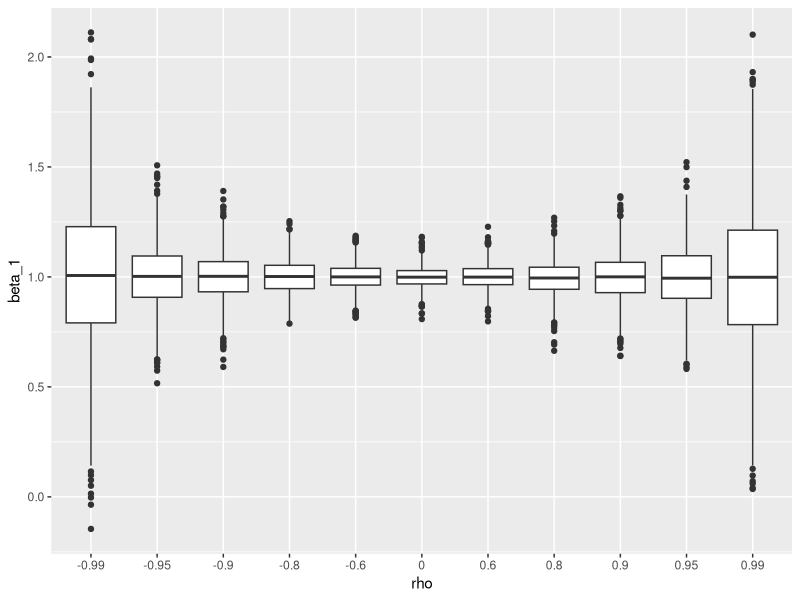
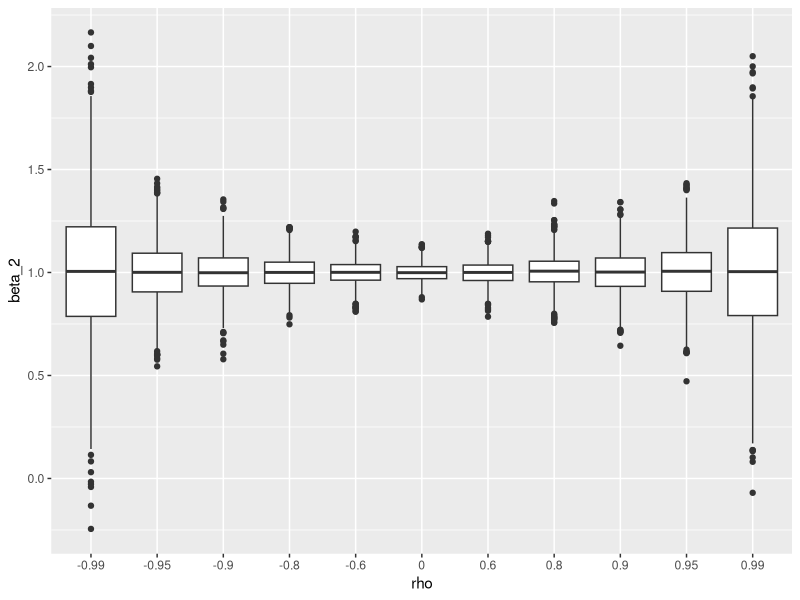
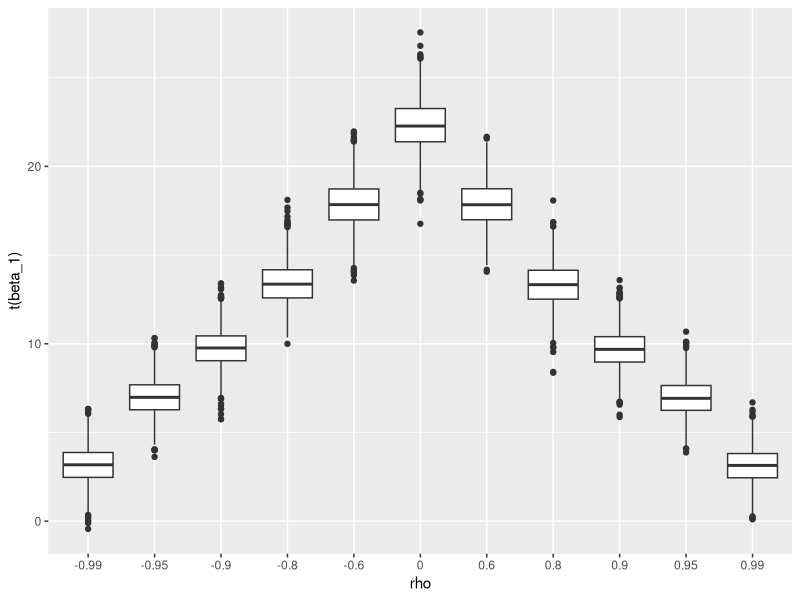
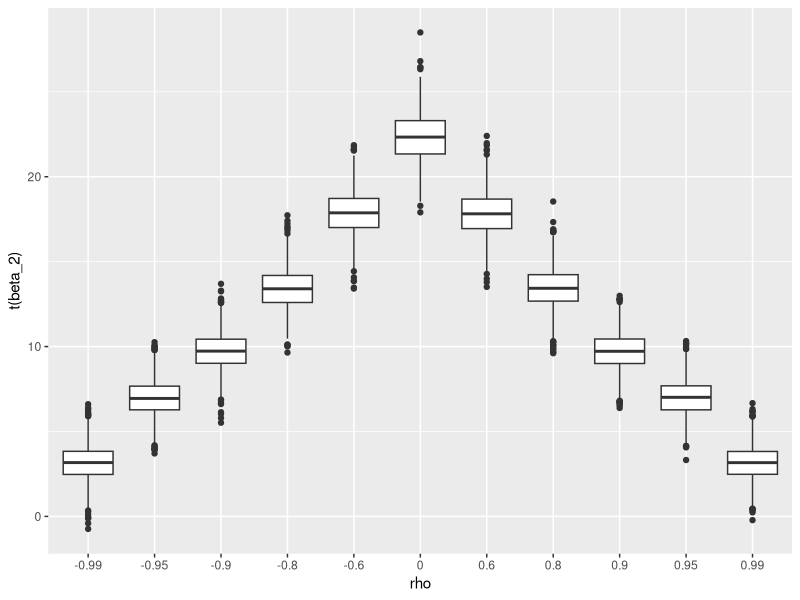
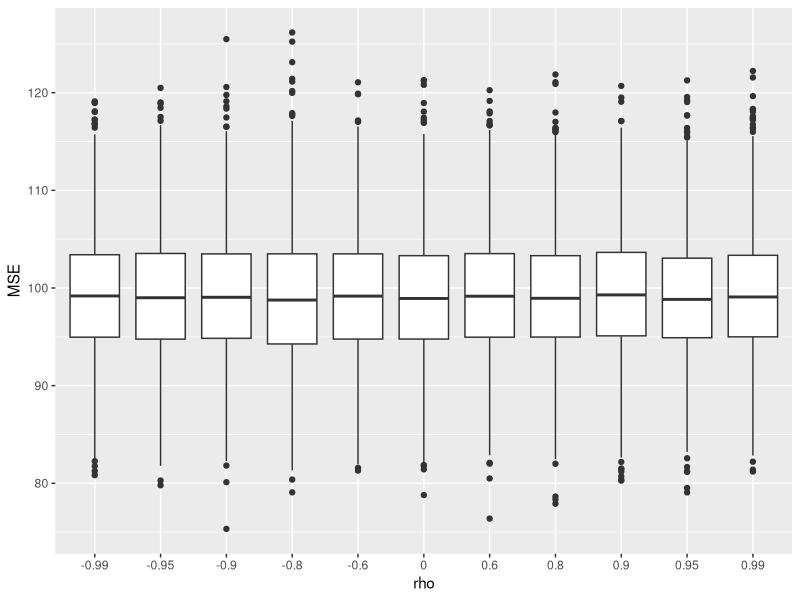
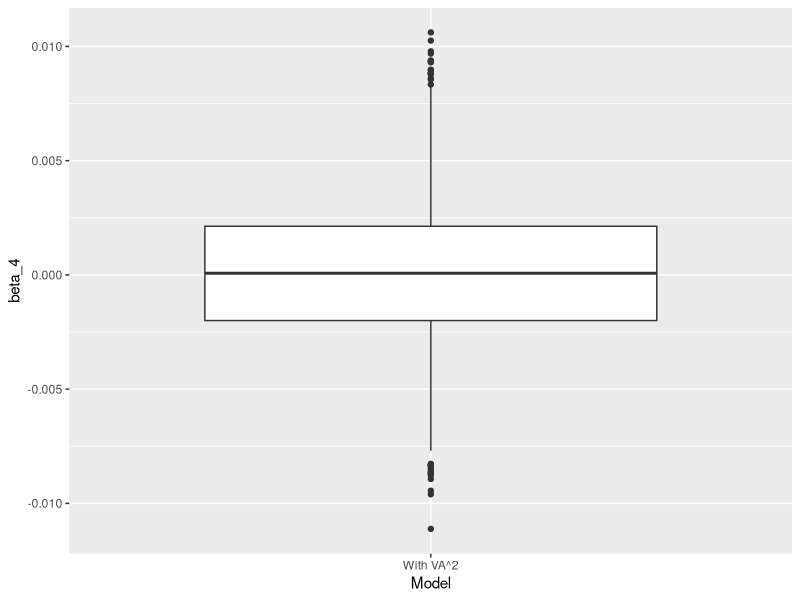
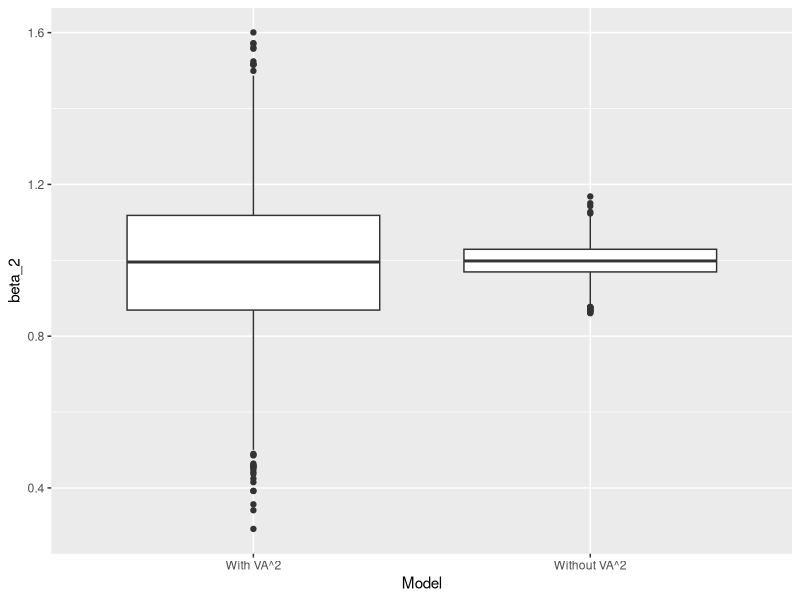
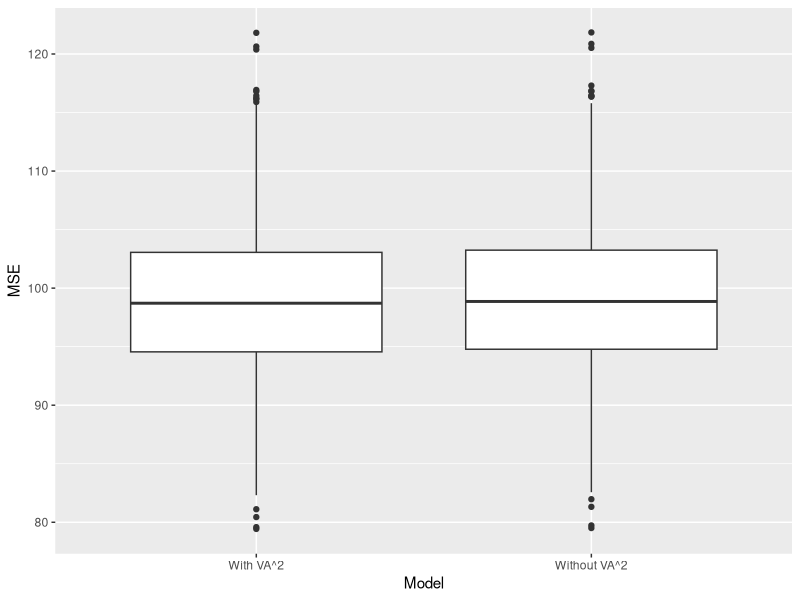

Recreate these plots in R, in order. (Note: this script raises an error after producing the figures.)
## ---- chunk 1
library(dplyr)
## ---- chunk 2
library(MASS)
library(reshape2)

n = 500

rhos = c(-0.99, -0.95, -0.9, -0.8, -0.6, 0.0, 0.6, 0.8, 0.9, 0.95, 0.99)
k = length(rhos)
coeff_vv <- data.frame(r=numeric(), v=numeric())
coeff_va <- data.frame(r=numeric(), v=numeric())

t_vv <- data.frame(r=numeric(), v=numeric())
t_va <- data.frame(r=numeric(), v=numeric())

r2 <- data.frame(r=numeric(), v=numeric())

b0 <- 10
b1 <- 1
b2 <- 1
b3 <- 1

for(i in 1:length(rhos)) {
  rho <- rhos[i]
  corr <- matrix(c(1, rho, rho, 1), ncol=2)
  stddev <- c(10, 10)
  cov <- stddev %*% t(stddev) * corr
  
  cvv <- c()
  cva <- c()
  tvv <- c()
  tva <- c()
  rm <- c()
  
  for(s in 1:2000) {
    age_cat <- rnorm(n=n, 30, 10)
    
    d <- mvrnorm(n=n, mu=c(30, 30), Sigma=cov)
      
    veh_value <- d[, 1]
    veh_age <- d[, 2]
    
    e <- rnorm(n, mean=0, sd=10.)
    y <- b0 + b1*veh_value + b2*veh_age + b3*age_cat + e
    
    df <- data.frame(y, veh_value, veh_age, age_cat)
    
    model <- lm(y ~ veh_value + veh_age + age_cat, data=df)
    cvv <- c(cvv, model$coefficients[c("veh_value")])
    cva <- c(cva, model$coefficients[c("veh_age")])
    
    summ <-summary(model)
    tvv <- c(tvv, summ$coefficients[, 3][c("veh_value")])
    tva <- c(tva, summ$coefficients[, 3][c("veh_age")])

    rm <- c(rm, mean(model$residuals^2))
  }
  
  coeff_va <- rbind(coeff_va, data.frame(r=rho, v=cva))
  coeff_vv <- rbind(coeff_vv, data.frame(r=rho, v=cvv))
  t_va <- rbind(t_va, data.frame(r=rho, v=tva))
  t_vv <- rbind(t_vv, data.frame(r=rho, v=tvv))
  r2 <- rbind(r2, data.frame(r=rho, v=rm))
}
## ---- chunk 3
summary(aov(v ~ r, r2))

bartlett.test(v ~ r, r2)

p_val_r2 <- c()
for(rho in rhos) {
  p_val_r2 <- c(p_val_r2, t.test(r2[r2$r == rho, ]$v, r2[r2$r == 0.0, ]$v)$p.value)
}
print(p.adjust(p_val_r2))


mod.dfcva <- aov(v ~ r, coeff_va)
summary(mod.dfcva)

bartlett.test(v ~ r, coeff_va)

p_val_va <- c()
for(rho in rhos) {
  p_val_va <- c(p_val_va, t.test(coeff_va[coeff_va$r == rho, ]$v, coeff_va[coeff_va$r == 0.0, ]$v)$p.value)
}
print(p.adjust(p_val_va))

mod.dfcvv <- aov(v ~ r, coeff_vv)
summary(mod.dfcvv)

bartlett.test(v ~ r, coeff_vv)

p_val_vv <- c()
for(rho in rhos) {
  p_val_vv <- c(p_val_vv, t.test(coeff_vv[coeff_vv$r == rho, ]$v, coeff_vv[coeff_vv$r == 0.0, ]$v)$p.value)
}
print(p.adjust(p_val_vv))
## ---- chunk 4
library(ggplot2)
ggplot(coeff_vv, aes(x=factor(r), y=v)) + geom_boxplot() + labs(x="rho", y="beta_1")
ggplot(coeff_va, aes(x=factor(r), y=v)) + geom_boxplot() + labs(x="rho", y="beta_2")
ggplot(t_vv, aes(x=factor(r), y=v)) + geom_boxplot() + labs(x="rho", y="t(beta_1)")
ggplot(t_va, aes(x=factor(r), y=v), xlab="rho", ylab="t(beta_2)") + geom_boxplot()+ labs(x="rho", y="t(beta_2)")
ggplot(r2, aes(x=factor(r), y=v), xlab="rho", ylab="MSE") + geom_boxplot()+ labs(x="rho", y="MSE")
## ---- chunk 5
library(MASS)
n = 500

coeff_vv <- data.frame(r=numeric(), v=numeric())
coeff_va <- data.frame(r=numeric(), v=numeric())

r2 <- data.frame(r=numeric(), v=numeric())

b1 <- 1
b2 <- 1
b3 <- 1



for(s in 1:2000) {
  age_cat <- rnorm(n=n, 30, 10)
  veh_value <- rnorm(n=n, 30, 10)
  veh_age <- rnorm(n=n, 30,10)
  va2 <- veh_age^2
  
  e <- rnorm(n, mean=0, sd=10.)
  y <- b0 + b1*veh_value + b2*veh_age + b3*age_cat + + e
  
  df <- data.frame(y, veh_value, veh_age, age_cat, va2)
  
  i <- 1
  model <- lm(y ~ veh_value + veh_age + age_cat + va2, data=df)
  summ <- summary(model)
  coeff_vv <- rbind(coeff_vv, data.frame(r="With VA^2", v=summ$coefficients[, 1][c("va2")]))
  coeff_va <- rbind(coeff_va, data.frame(r="With VA^2", v=summ$coefficients[, 1][c("veh_age")]))
  
  r2 <- rbind(r2, data.frame(r="With VA^2", v=mean(model$residuals^2)))
  
  i <- 2
  model <- lm(y ~ veh_value + veh_age + age_cat, data=df)
  summ <- summary(model)
  coeff_va <- rbind(coeff_va, data.frame(r="Without VA^2", v=summ$coefficients[, 1][c("veh_age")]))
  
  r2 <- rbind(r2, data.frame(r="Without VA^2", v=mean(model$residuals^2)))
  
  # i <- 3
  # model <- lm(y ~ veh_value + veh_age + age_cat + scale(va2), data=df)
  # summ <-summary(model)
  # coeff_vv <- rbind(coeff_vv, data.frame(r="With VA^2 scaled", v=summ$coefficients[, 1][c("scale(va2)")]))
  # coeff_va <- rbind(coeff_va, data.frame(r="With VA^2 scaled", v=summ$coefficients[, 1][c("veh_age")]))
  # 
  # r2 <- rbind(r2, data.frame(r="With VA^2 scaled", v=mean(model$residuals^2)))
}

## ---- chunk 6
library(ggplot2)
ggplot(coeff_vv, aes(x=factor(r), y=v)) + geom_boxplot() + labs(x="Model", y="beta_4")
ggplot(coeff_va, aes(x=factor(r), y=v)) + geom_boxplot()+ labs(x="Model", y="beta_2")
ggsave("higher.pdf")
ggplot(r2, aes(x=factor(r), y=v)) + geom_boxplot() + labs(x="Model", y="MSE")
## ---- chunk 7
library(reshape2)
dfr2 <- setNames(melt(r2), c('r', 'c', 'v'))
dfr2$c <- NULL
dfr2[, 'r'] <- as.factor(dfr2[, 'r'])
summary(aov(v ~ r, dfr2))

bartlett.test(v ~ r, dfr2)
pairwise.t.test(dfr2$v, dfr2$r, paired=F, pool.sd=F, p.adjust.method='bonferroni')

dfcva <- setNames(melt(coeff_va), c('r', 'c', 'v'))
dfcva$c <- NULL
dfcva[, 'r'] <- as.factor(dfcva[, 'r'])
mod.dfcva <- aov(v ~ r, dfcva)
summary(mod.dfcva)
plot(mod.dfcva)

bartlett.test(v ~ r, dfcva)
pairwise.t.test(dfcva$v, dfcva$r, paired=F, pool.sd=F, p.adjust.method='bonferroni')

dfcvv <- setNames(melt(coeff_vv), c('r', 'c', 'v'))
dfcvv$c <- NULL
dfcvv[, 'r'] <- as.factor(dfcvv[, 'r'])
mod.dfcvv <- aov(v ~ r, dfcvv)
summary(mod.dfcvv)
plot(mod.dfcvv)

bartlett.test(v ~ r, dfcvv)

## ---- chunk 8
library(MASS)

rhos = c(0.0, 0.9, 0.99)
b0 <- 10
b1 <- 1
b2 <- 0
b3 <- 1

coeff_vv <- data.frame(n=numeric(), r=numeric(), v=numeric())
coeff_vv_s <- data.frame(n=numeric(), r=numeric(), v=numeric())

models <- data.frame(n=numeric(), r=numeric(), v=numeric())

for(j in c(20, 50)) {
  for(i in 1:length(rhos)) {
    n <- j
    rho <- rhos[i]
    corr <- matrix(c(1, rho, rho, 1), ncol=2)
    stddev <- c(10, 10)
    cov <- stddev %*% t(stddev) * corr
    print(c(rho, n))
    selected_coef <- c()
    
    se_vv <- c()
    se_vv_s <- c()
    
    for(s in 1:10000) {
          d <- mvrnorm(n=n, mu=c(30, 30), Sigma=cov)
          
          veh_value <- d[, 1]
          veh_age <- d[, 2]
          age_cat <- rnorm(n=n, mean=30, sd=10)
          
          e <- rnorm(n, mean=0, sd=10.)
          y <- b0 + b1*veh_value + b2*veh_age + b3*age_cat + e
          
          df <- data.frame(y, veh_value, veh_age, age_cat)
          
          model <- lm(y ~ veh_value + age_cat, data=df)
          
          summ <-summary(model)
          se_vv <- c(se_vv, summ$coefficients[, 3][c("veh_value")])

          selected_model <- step(lm(y ~ veh_value + veh_age + age_cat, data=df), trace=0, scope=c(lower=~veh_value))
          
          if("veh_value" %in% names(selected_model$coefficients) & !("veh_age" %in% names(selected_model$coefficients))) {
            se_vv_s <- c(se_vv_s, summary(selected_model)$coefficients[, 3][c("veh_value")])
          }
          
          coef <- paste(names(selected_model$coefficients), collapse=' ')
          selected_coef <- c(selected_coef, coef)
    }
     
    coeff_vv <- rbind(coeff_vv, data.frame(n=n,r=rho,v=se_vv))
    coeff_vv_s <- rbind(coeff_vv_s, data.frame(n=n, r=rho,v=se_vv_s))
    models <- rbind(models, data.frame(n=n, r=rho, v=selected_coef))
  }
}
## ---- chunk 9
library(ggplot2)
coeff_vv$t <- "true"
coeff_vv_s$t <- "selected"
comb_vv <- rbind(coeff_vv, coeff_vv_s)
ggplot(comb_vv, aes(x=factor(r), y=v, fill=factor(t))) + geom_boxplot() + facet_wrap(~n)

ggplot(models, aes(x=factor(r), y=factor(v))) + geom_count() + labs(x="rho", y="Model Selected") + facet_wrap(~factor(n))

ggplot(comb_vv, aes(x=v, fill=factor(t))) + geom_density(alpha=0.2) + facet_grid(factor(r)~factor(n)) + labs(x="t-value", y="density")
ggsave("inference.pdf")
